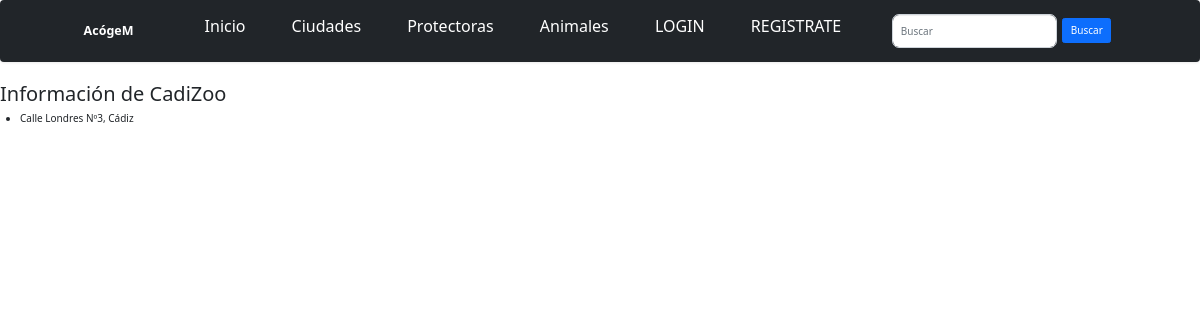
/protectoras/1/, run on an earlier commit of the app's database.
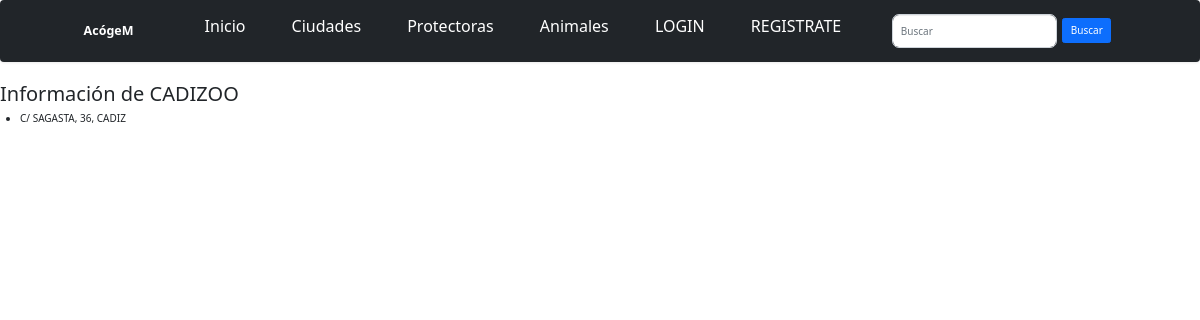
And on a later commit of the database.
### AcogeM_app/models.py (models this page shows, shortened)
class Protectora(models.Model):
    ciudad = models.ForeignKey(Ciudad, on_delete=models.CASCADE)
    nom = models.CharField('Nombre', max_length=100)
    direc = models.CharField('Direccion', max_length=200)
    fotopro = models.ImageField('Imagen', blank=True, null=True, upload_to='img')
    class Meta:
    	verbose_name_plural = "Protectoras"

class Ciudad(models.Model):
    nom = models.CharField('Nombre', max_length=50)
    pob = models.IntegerField('Población', default=0)
    fotociu = models.ImageField('Imagen', blank=True, null=True, upload_to='img')
    def __str__(self):
    	return f'{self.nom}'
    class Meta:
    	verbose_name_plural = "Ciudades"

### AcogeM_app/views.py (the view)
# urls.py: path('protectoras/<int:pk>/', ProtectoraDetailView.as_view(), name='protectora-detail'),
class ProtectoraDetailView(DetailView):
	model = Protectora

### AcogeM_app/templates/AcogeM_app/protectora_detail.html
{% extends "base.html" %}
{% block content %}
    <h2>Información de {{ protectora.nom }}</h2>
    <ul>
        <li>{{ protectora.direc }}, {{ protectora.ciudad }}</li>
    </ul>
{% endblock %}

### AcogeM_app/templates/base.html (shortened to what this page needs)
<!DOCTYPE html>
<html lang="en">
<head>
  <link rel="stylesheet" href="https://maxcdn.bootstrapcdn.com/bootstrap/3.3.7/css/bootstrap.min.css">
  {% load static %}
  <link rel="stylesheet" href="{% static 'css/styles.css' %}">
</head>
<body>
  <div class="navbar navbar-dark bg-dark shadow-sm">
    <div class="container">
      <a href="{% url 'index.html' %}" class="navbar-brand d-flex align-items-center">
        <strong>AcógeM</strong>
      </a>
          <p class="active"><a style="color: white; text-decoration: none;" href="{% url 'index.html' %}">Inicio</a></p>
          <p><a style="color: white; text-decoration: none;" href="{% url 'ciudad-list' %}">Ciudades</a></p>
          <p><a style="color: white; text-decoration: none;" href="{% url 'protectora-list' %}">Protectoras</a></p>
          <p><a style="color: white; text-decoration: none;" href="{% url 'animal-list' %}">Animales</a></p>
        {% if user.is_authenticated %}
          <li class="dropdown">
            <a style="color: white; text-decoration: none;" href="#" class="" data-toggle="dropdown">{{ user }} <b class="caret"></b></a>
            <ul class="dropdown-menu">
              <li><a href="{% url 'perfil-detail' user.pk %}">Mi Perfil</a></li>
              {% if user.is_staff %}
                <li><a href="{% url 'admin:index' %}">Administración</a></li>
              {% endif %}
              <li><a href="{% url 'logout' %}">&#9758; Cerrar Sesión</a></li>
            </ul>
          </li>
        {% else %}
          <p><a style="color: white; text-decoration: none;" href="{% url 'login' %}">LOGIN</a></p>
          <p><a style="color: white; text-decoration: none;" href="{% url 'user-add' %}">REGISTRATE</a></p>
        {% endif %}
        <div class="buscar" style="position: relative; padding: 5px;">
        <form class="d-felx" method="POST" action="{% url 'search' %}">
          <div class="custom-search-input">
           <div class="input-group col-md-12">
             <input style="border-radius: 7px;" type="text" class="form-control" placeholder="Buscar" name="buscar">
             <span class="input-group-list">
              <button style="margin-left: 7px; margin-top: 4px;" type="submit" class="btn btn-primary">Buscar</button>
             </span>
           </div>
          </div>
        </form>
        </div>
    </div>
  </div>
  {% block content %}
  {% endblock %}
</body>
</html>

### AcogeM_app/templates/base.html (style rules this page uses)
a { font-size: medium; }

What changed in the data, as far as the page shows it:
changed Protectora: nom "CadiZoo" → "CADIZOO"; direc "Calle Londres Nº3" → "C/ SAGASTA, 36"; ciudad "Cádiz" → "CADIZ"
